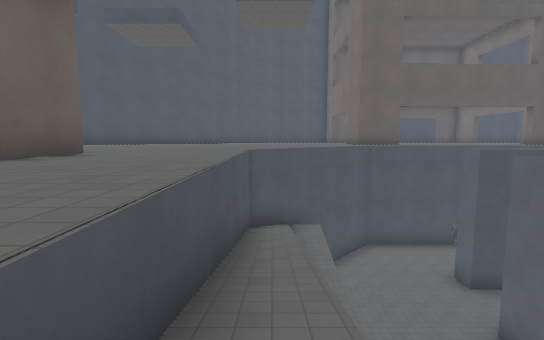
View 1 (above)

24 first-person views from a walk through a level from a Godot 3-D game. The camera is 1.4 m above the floor, tilts 6° down and sees 85° across. The floor is counted in squares, 2 m on a side. Each view is taken from the middle of a square. On the plan, view 1 faces up. The plan holds only what a view shows up to about 10 squares ahead; the rest is blank. The place goes on beyond the plan. Surface patterns are stand-ins for the level's own textures.

View 2
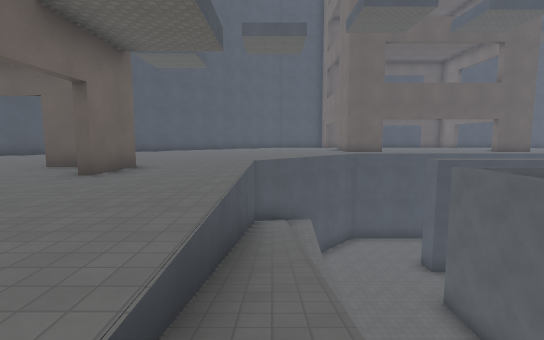

View 3
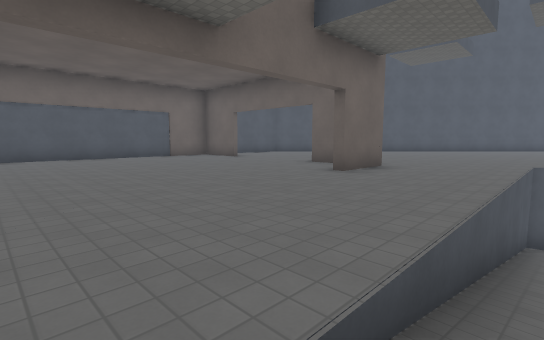

View 4
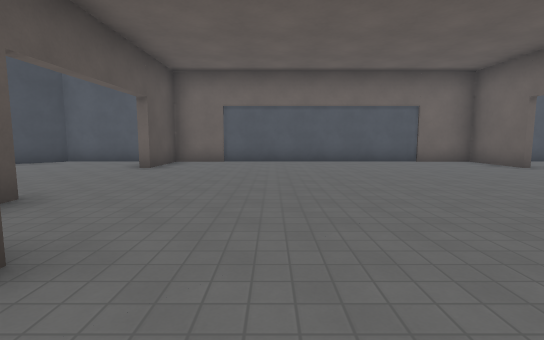

View 5
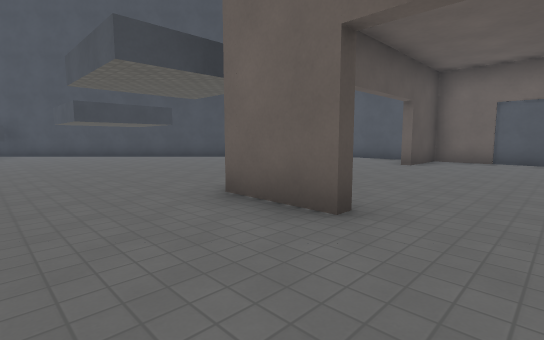

View 6
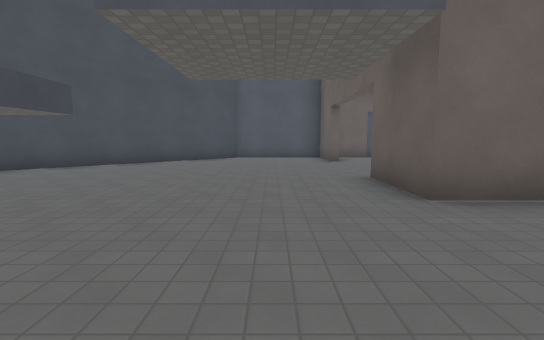

View 7
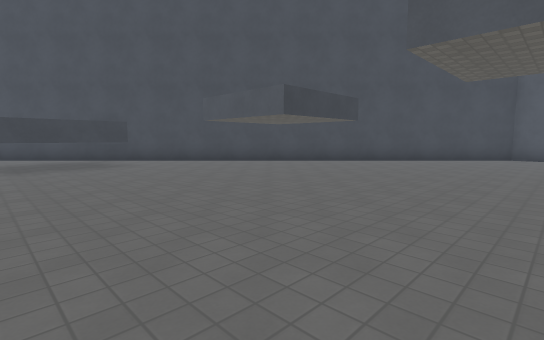

View 8
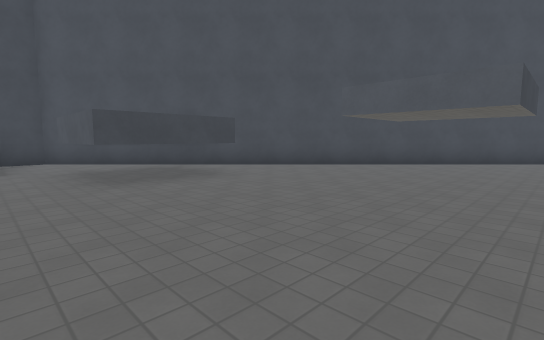

View 9
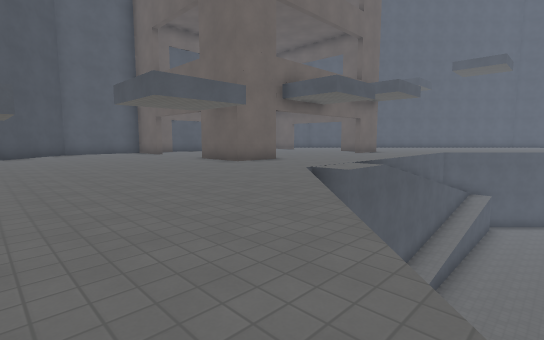

View 10
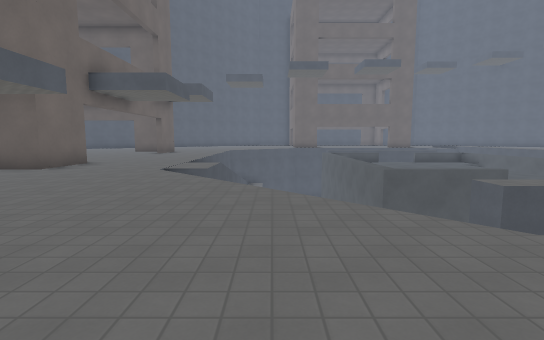

View 11
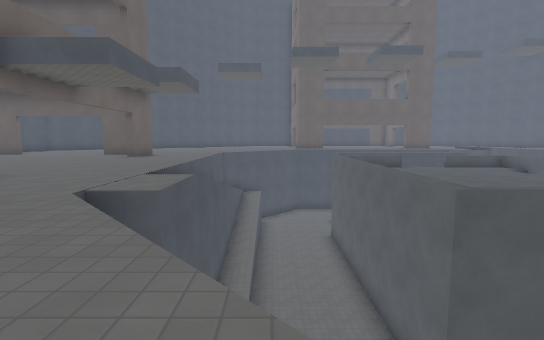

View 12
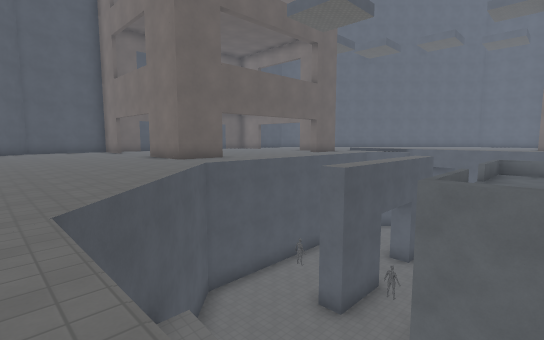

View 13
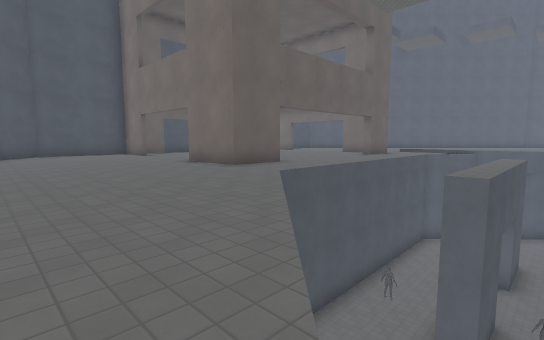

View 14
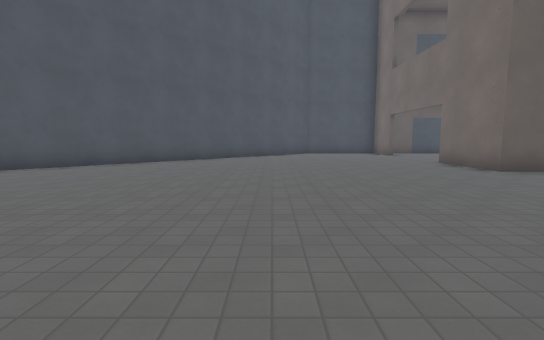

View 15
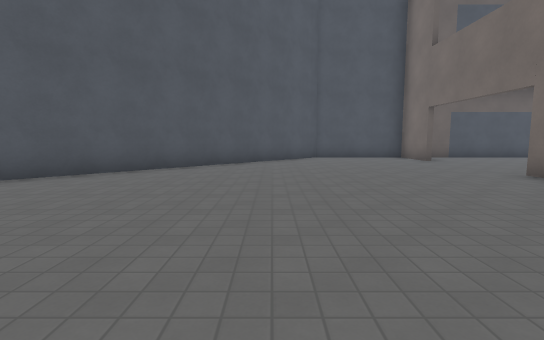

View 16
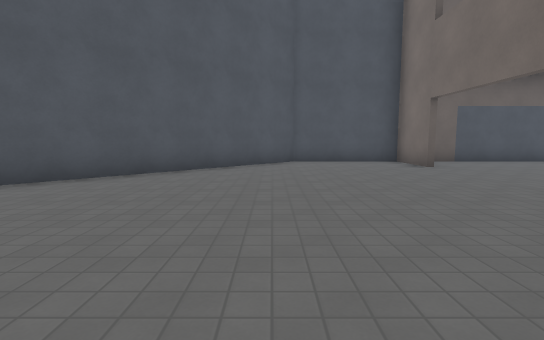

View 17
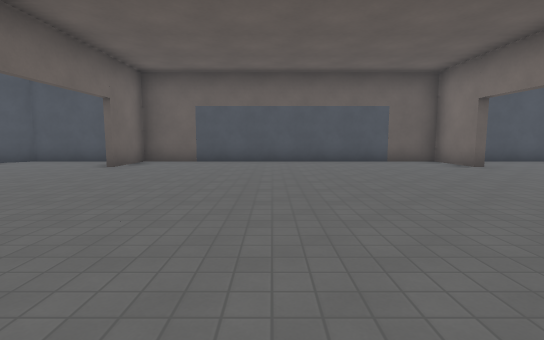

View 18
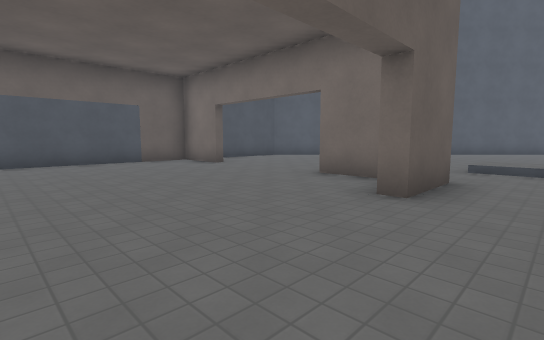

View 19
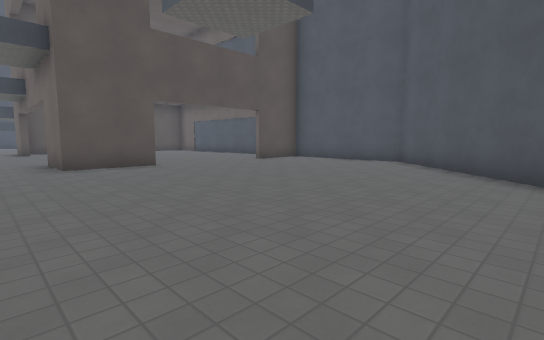

View 20
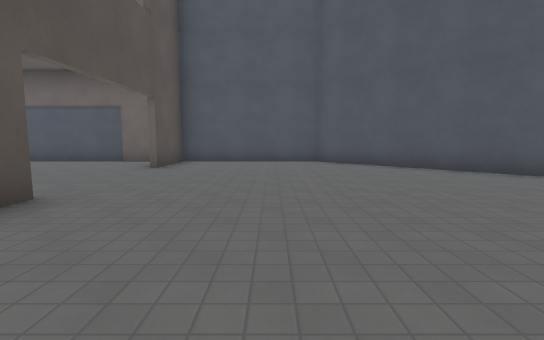

View 21
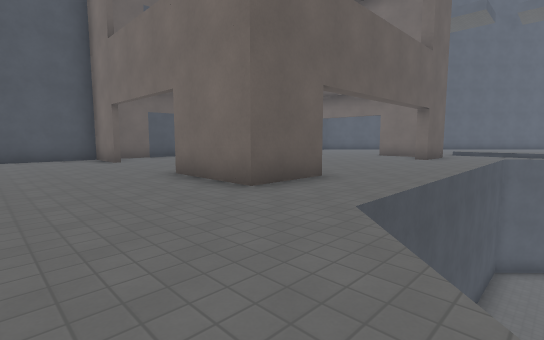

View 22
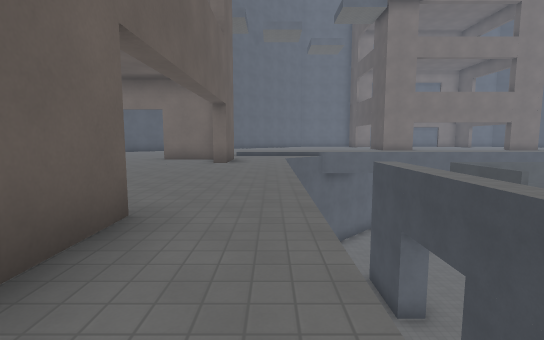

View 23
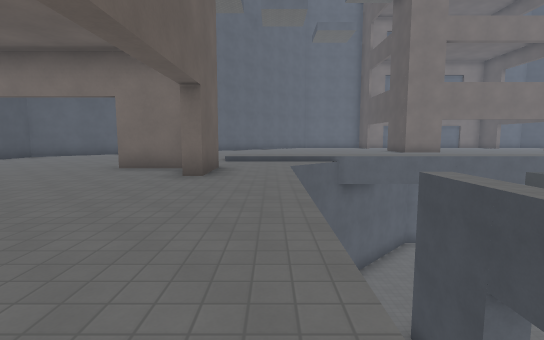

View 24
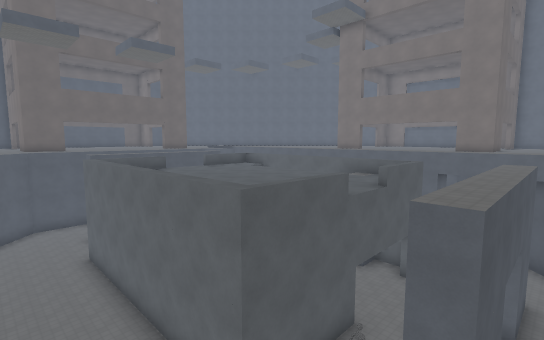

### Floor plan
Key: @ floor where view 1 was taken; # wall or solid block; . main floor; : floor 0.25 m higher than the main floor; - floor 0.25 m lower than the main floor; _ floor 8 m lower than the main floor; / step, stairs or slope; ^ raised ledge; v drop or lower ground; B building; O other object.
Columns run from 12 left of view 1 to 16 right of it. Each row starts with its distance up from view 1.
 22             ##### #######  ##
 21            ##...#........O ..
 20           ##....O........O...
 19          ##..................
 18         ##...................
 17        ##....................
 16       ##...................
 15      ##.........O........O
 14     ##..........OO......OO ..
 13    ##....................../:
 12   ##......................./:
 11  ##............/ ________v /:
 10 ##............/#__O_______ #:
  9 #............//__ #   ####_v/
  8 #.........../# __ ###_### __/
  7 #.........../v____O______
  6 #.........../v___BBBB  __
  5 ##O....OOO../v___B
  4 ##.......O../ ___B
  3 #.........../ ___#
  2 #.........../v___#
  1 #.........../v___#
  0 #...........@v___#
 -1 #.........../v___#
 -2 #.........../    B
 -3 ##.......O..-    BBBB___B
 -4  OO....OOO../       ____
 -5 #...........//
 -6 #............//        ##_
 -7 #............./        ___
 -8 ##............./
 -9  ##.............
-10   ##.............
-11    ##..........
-12     ##.........
-13      ##........
-14       ##...##..
-15        ##.. #..
-16         ##. #..
-17          ##...^
-18           ##..^
-19            ####

Positions as (right, up) in squares from view 1, and headings:
1: (0, 0), facing up
2: (0, -2), facing up
3: (0, -2), facing up-left
4: (-2, -1), facing left
5: (-1, -1), facing down-left
6: (0, -6), facing left
7: (1, -6), facing down-left
8: (2, -9), facing down-left
9: (4, -10), facing up-left
10: (2, -11), facing up
11: (2, -8), facing up
12: (-1, 4), facing up-right
13: (-1, 7), facing up-right
14: (-1, 7), facing up
15: (-1, 10), facing up
16: (0, 12), facing up
17: (8, 12), facing up
18: (8, 12), facing up-right
19: (-2, 13), facing down-left
20: (-2, 8), facing left
21: (1, 10), facing up-right
22: (3, 12), facing right
23: (6, 12), facing right
24: (2, -7), facing up-right
